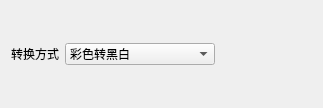
<?xml version="1.0" encoding="UTF-8"?>
<ui version="4.0">
 <class>transform_preWdg</class>
 <widget class="QWidget" name="transform_preWdg">
  <property name="geometry">
   <rect>
    <x>0</x>
    <y>0</y>
    <width>323</width>
    <height>108</height>
   </rect>
  </property>
  <property name="windowTitle">
   <string>transform_preWdg</string>
  </property>
  <layout class="QGridLayout" name="gridLayout">
   <item row="0" column="0">
    <layout class="QVBoxLayout" name="verticalLayout">
     <item>
      <spacer name="verticalSpacer_2">
       <property name="orientation">
        <enum>Qt::Vertical</enum>
       </property>
       <property name="sizeHint" stdset="0">
        <size>
         <width>20</width>
         <height>40</height>
        </size>
       </property>
      </spacer>
     </item>
     <item>
      <layout class="QHBoxLayout" name="horizontalLayout">
       <item>
        <widget class="QLabel" name="label">
         <property name="sizePolicy">
          <sizepolicy hsizetype="Fixed" vsizetype="Preferred">
           <horstretch>0</horstretch>
           <verstretch>0</verstretch>
          </sizepolicy>
         </property>
         <property name="text">
          <string>转换方式</string>
         </property>
        </widget>
       </item>
       <item>
        <widget class="QComboBox" name="cb_type">
         <property name="minimumSize">
          <size>
           <width>150</width>
           <height>0</height>
          </size>
         </property>
         <property name="layoutDirection">
          <enum>Qt::LeftToRight</enum>
         </property>
         <item>
          <property name="text">
           <string>彩色转黑白</string>
          </property>
         </item>
         <item>
          <property name="text">
           <string>红通道</string>
          </property>
         </item>
         <item>
          <property name="text">
           <string>绿通道</string>
          </property>
         </item>
         <item>
          <property name="text">
           <string>蓝通道</string>
          </property>
         </item>
         <item>
          <property name="text">
           <string>色调H</string>
          </property>
         </item>
         <item>
          <property name="text">
           <string>饱和度S</string>
          </property>
         </item>
         <item>
          <property name="text">
           <string>亮度V</string>
          </property>
         </item>
         <item>
          <property name="text">
           <string>Lab a</string>
          </property>
         </item>
         <item>
          <property name="text">
           <string>Lab b</string>
          </property>
         </item>
        </widget>
       </item>
      </layout>
     </item>
     <item>
      <spacer name="verticalSpacer">
       <property name="orientation">
        <enum>Qt::Vertical</enum>
       </property>
       <property name="sizeHint" stdset="0">
        <size>
         <width>20</width>
         <height>40</height>
        </size>
       </property>
      </spacer>
     </item>
    </layout>
   </item>
   <item row="0" column="1">
    <spacer name="horizontalSpacer">
     <property name="orientation">
      <enum>Qt::Horizontal</enum>
     </property>
     <property name="sizeHint" stdset="0">
      <size>
       <width>70</width>
       <height>20</height>
      </size>
     </property>
    </spacer>
   </item>
  </layout>
 </widget>
 <resources/>
 <connections/>
</ui>
